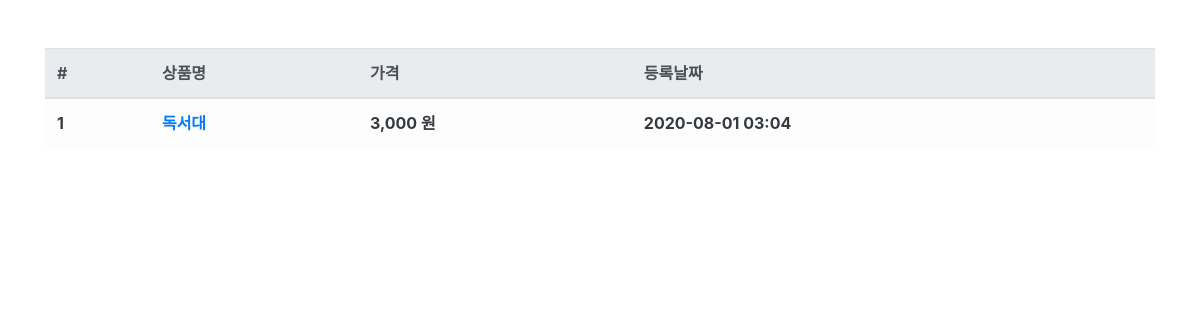
Before: /product/ with the older database file.
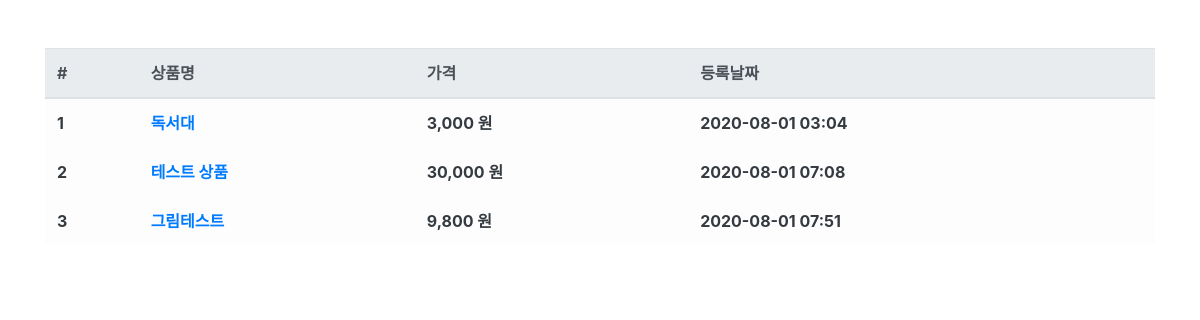
After: the same page with the newer database file.
### product/models.py (models this page shows, shortened)
class Product(models.Model):
	name = models.CharField(max_length=256, verbose_name='상품명')
	price = models.IntegerField(verbose_name='상품가격')
	description = models.TextField(verbose_name='상품설명')
	stock = models.IntegerField(verbose_name='재고')
	register_date = models.DateTimeField(auto_now_add=True, verbose_name='등록날짜')
	class Meta:
		db_table = 'fastcampus_product'
		verbose_name = '상품'
		verbose_name_plural = '상품'

### product/views.py (the view)
# urls.py: path('product/', ProductList.as_view()),
class ProductList(ListView):
	model = Product
	template_name = 'product.html'
	context_object_name = 'product_list'

### product/templates/product.html
{% extends "base.html" %}
{% load humanize %}
{% block contents %}
	<div class="row mt-5">
		<div class="col-12">
			<table class="table table-light">
				<thead class="thead-light">
				<tr>
					<th scope="col">#</th>
					<th scope="col">상품명</th>
					<th scope="col">가격</th>
					<th scope="col">등록날짜</th>
				</tr>
				</thead>
				<tbody class="text-dark">
					{% for product in product_list %}
					<tr>
						<th scope="row">{{ product.id }}</th>
						<th><a href="/product/{{ product.id }}">{{ product.name }}</a></th>
						<th>{{ product.price|intcomma }} 원</th>
						<th>{{ product.register_date|date:'Y-m-d H:i' }}</th>
					</tr>
				{% endfor %}
				</tbody>
			</table>
		</div>
	</div>
{% endblock %}

### fcuser/templates/base.html (shortened to what this page needs)
<!DOCTYPE html>
<html lang="en">
<head>
	<link rel="stylesheet" href="https://stackpath.bootstrapcdn.com/bootstrap/4.5.0/css/bootstrap.min.css">
</head>
<body>
<div class="container">
	{% block contents %}
	{% endblock %}
</div>
</body>
</html>

Changed rows visible on the page:
added Product: id "2", name "테스트 상품", price "30,000", register_date "2020-08-01 07:08"
added Product: id "3", name "그림테스트", price "9,800", register_date "2020-08-01 07:51"
